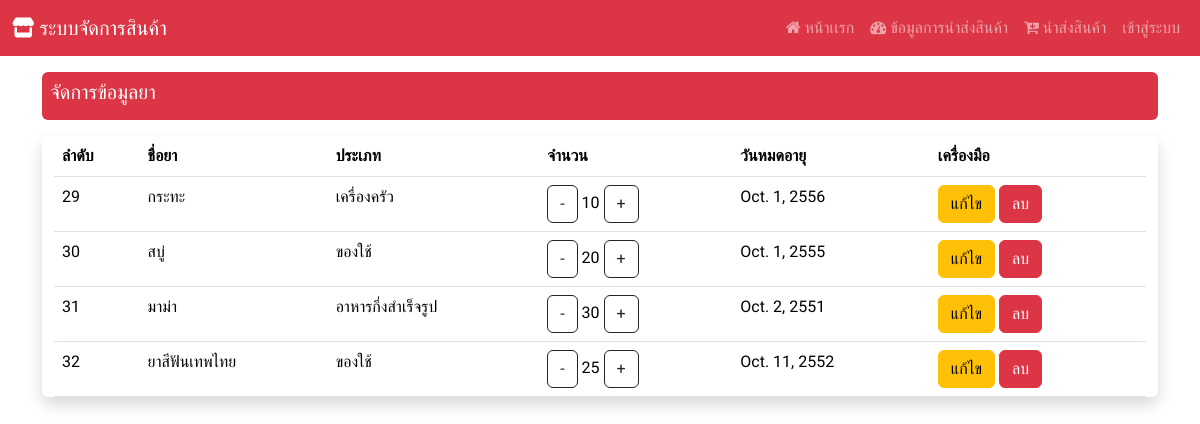
The page /manage_product on the database its author committed.
### Hospital_app/models.py (models this page shows, shortened)
class product(models.Model):
    product_id = models.AutoField(primary_key=True)
    product_name = models.CharField(max_length=255)
    product_type = models.ForeignKey(d_type, on_delete=models.CASCADE)
    product_qty = models.IntegerField()
    product_exp = models.DateField()

class d_type(models.Model):
    type_id = models.AutoField(primary_key=True)
    type_name = models.CharField(max_length=255)
    def __str__(self):
        return f"{self.type_name}"

### Hospital_app/views.py (the view)
# urls.py: path('manage_product',views.manage_product),
def manage_product(request):
    show_product = product.objects.all()
    context  = {"product" : show_product}
    return render(request,'edit_product.html',context)

### Hospital_app/templates/edit_product.html (shortened to what this page needs)
{% extends "base.html" %}
{% block content %}
<div class="mt-3 p-2 bg-danger text-white rounded">
    <h5>จัดการข้อมูลยา</h5>
  </div>
<div class="container-fluid my-3 justify-content-center align-items-center shadow rounded">
<table class="table table-responsive">
    <thead>
        <tr>
            <th><div class="col d-none d-sm-block">
              ลำดับ
            </div></th>
            <th>ชื่อยา</th>
            <th>ประเภท</th>
            <th>จำนวน</th>
            <th>
              <div class="col d-none d-sm-block">
                วันหมดอายุ
              </div>
            </th>
            <th>เครื่องมือ</th>
        </tr>
    </thead>
    <tbody>
        {% for i in product %}
        <tr>
            <td>{{i.product_id}}</td>
            <td>{{i.product_name}}</td>
            <td>{{i.product_type}}</td>
            <td>
              <a href="decrease_qty/{{i.product_id}}" class="btn btn-outline-dark"> - </a>
              {{i.product_qty}}
              <a href="increase_qty/{{i.product_id}}" class="btn btn-outline-dark"> + </a>
            </td>
            <td>{{i.product_exp}}</td>
            <td> {% comment %} ปุ่มแก้ไข และ ลบ จะกลายเป็นไอคอนไม่จอลดขนาดลง {% endcomment %}
              <div class="col d-none d-sm-block">
                <a href="edit/{{i.product_id}}" class="btn btn-warning">แก้ไข<a/>
                  <a href="#" class="btn btn-danger" data-bs-toggle="modal"
                  data-bs-target="#deleteConfirmationModal"
                  onclick="setDeleteUrl('delete/{{i.product_id}}')">
                  ลบ
                    </a>
              </div>
              </td>{% comment %} ปุ่มแก้ไข และ ลบ จะกลายเป็นไอคอนไม่จอลดขนาดลง {% endcomment %}
        </tr>
        {% endfor %}
    </tbody>
</div>
{% endblock  %}

### Hospital_app/templates/base.html (style rules this page uses)
body { font-family: 'K2D', sans-serif; }

### rows shown on the page
product: product_id "29", product_name "กระทะ", product_type "เครื่องครัว", product_qty "10", product_exp "Oct. 1, 2556"
product: product_id "30", product_name "สบู่", product_type "ของใช้", product_qty "20", product_exp "Oct. 1, 2555"
product: product_id "31", product_name "มาม่า", product_type "อาหารกึ่งสำเร็จรูป", product_qty "30", product_exp "Oct. 2, 2551"
product: product_id "32", product_name "ยาสีฟันเทพไทย", product_type "ของใช้", product_qty "25", product_exp "Oct. 11, 2552"
